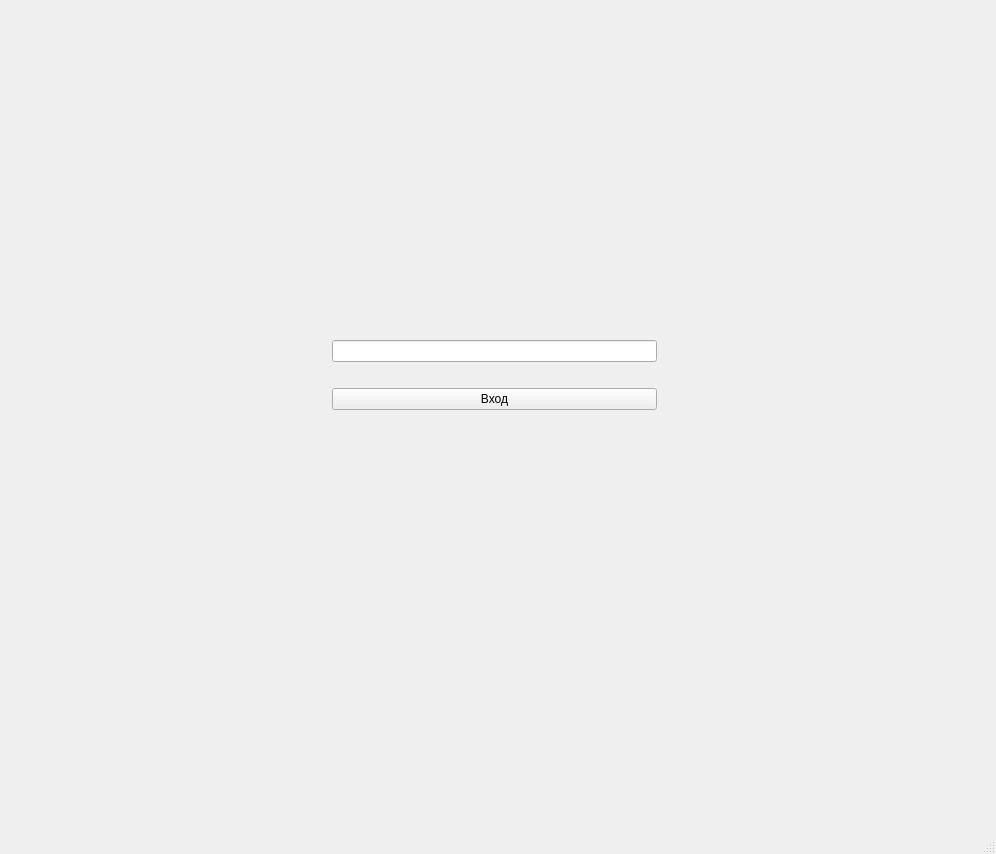
<?xml version="1.0" encoding="UTF-8"?>
<ui version="4.0">
 <class>MainWindow</class>
 <widget class="QMainWindow" name="MainWindow">
  <property name="geometry">
   <rect>
    <x>0</x>
    <y>0</y>
    <width>996</width>
    <height>854</height>
   </rect>
  </property>
  <property name="windowTitle">
   <string>MainWindow</string>
  </property>
  <widget class="QWidget" name="mainWidget">
   <widget class="QWidget" name="widget" native="true">
    <property name="geometry">
     <rect>
      <x>0</x>
      <y>0</y>
      <width>991</width>
      <height>751</height>
     </rect>
    </property>
    <widget class="QStackedWidget" name="stackedWidget">
     <property name="geometry">
      <rect>
       <x>-1</x>
       <y>-1</y>
       <width>991</width>
       <height>751</height>
      </rect>
     </property>
     <property name="currentIndex">
      <number>0</number>
     </property>
     <widget class="QWidget" name="LoginPage">
      <layout class="QGridLayout" name="gridLayout_4">
       <item row="2" column="1">
        <widget class="QLabel" name="label">
         <property name="text">
          <string/>
         </property>
        </widget>
       </item>
       <item row="0" column="1">
        <spacer name="verticalSpacer">
         <property name="orientation">
          <enum>Qt::Orientation::Vertical</enum>
         </property>
         <property name="sizeHint" stdset="0">
          <size>
           <width>20</width>
           <height>164</height>
          </size>
         </property>
        </spacer>
       </item>
       <item row="4" column="1">
        <spacer name="verticalSpacer_2">
         <property name="orientation">
          <enum>Qt::Orientation::Vertical</enum>
         </property>
         <property name="sizeHint" stdset="0">
          <size>
           <width>20</width>
           <height>164</height>
          </size>
         </property>
        </spacer>
       </item>
       <item row="3" column="1">
        <widget class="QPushButton" name="pushButtonLogin">
         <property name="text">
          <string>Вход</string>
         </property>
        </widget>
       </item>
       <item row="1" column="2">
        <spacer name="horizontalSpacer">
         <property name="orientation">
          <enum>Qt::Orientation::Horizontal</enum>
         </property>
         <property name="sizeHint" stdset="0">
          <size>
           <width>212</width>
           <height>20</height>
          </size>
         </property>
        </spacer>
       </item>
       <item row="1" column="1">
        <widget class="QLineEdit" name="EditPin">
         <property name="echoMode">
          <enum>QLineEdit::EchoMode::Password</enum>
         </property>
        </widget>
       </item>
       <item row="1" column="0">
        <spacer name="horizontalSpacer_2">
         <property name="orientation">
          <enum>Qt::Orientation::Horizontal</enum>
         </property>
         <property name="sizeHint" stdset="0">
          <size>
           <width>212</width>
           <height>20</height>
          </size>
         </property>
        </spacer>
       </item>
      </layout>
     </widget>
     <widget class="QWidget" name="promoCardsPage">
      <widget class="QPushButton" name="pushButtonOpenPromo">
       <property name="geometry">
        <rect>
         <x>10</x>
         <y>20</y>
         <width>301</width>
         <height>29</height>
        </rect>
       </property>
       <property name="text">
        <string>Открыть код</string>
       </property>
      </widget>
      <widget class="QFrame" name="frame">
       <property name="geometry">
        <rect>
         <x>9</x>
         <y>69</y>
         <width>971</width>
         <height>661</height>
        </rect>
       </property>
       <property name="frameShape">
        <enum>QFrame::Shape::StyledPanel</enum>
       </property>
       <property name="frameShadow">
        <enum>QFrame::Shadow::Raised</enum>
       </property>
      </widget>
     </widget>
    </widget>
   </widget>
  </widget>
  <widget class="QMenuBar" name="menubar">
   <property name="geometry">
    <rect>
     <x>0</x>
     <y>0</y>
     <width>996</width>
     <height>26</height>
    </rect>
   </property>
  </widget>
  <widget class="QStatusBar" name="statusbar"/>
 </widget>
 <resources/>
 <connections/>
</ui>
